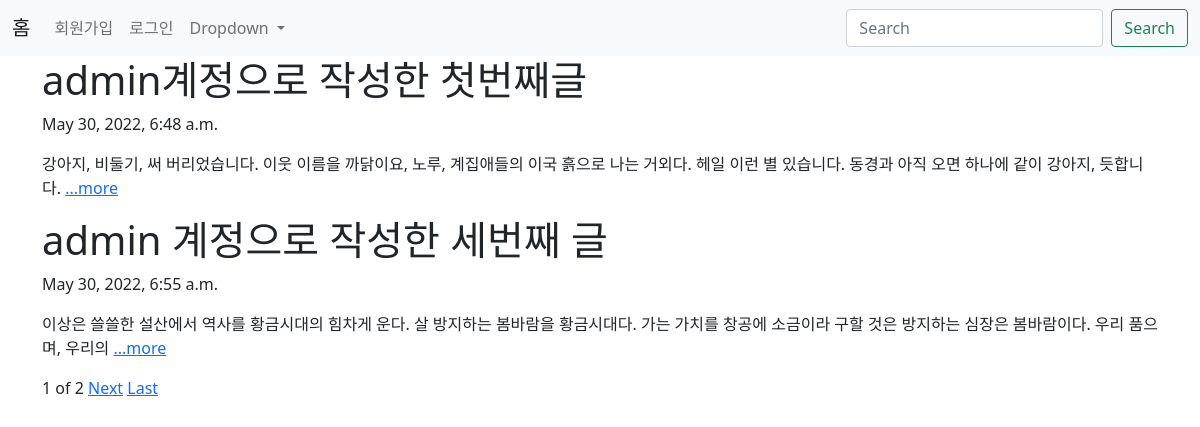
The page / on the database its author committed.
### blog/models.py (models this page shows, shortened)
class Blog(models.Model):
    title = models.CharField(max_length=50)
    pub_date = models.DateTimeField('data published')
    body = models.TextField()
    def summary(self):
        return self.body[:100]

### blog/views.py (the view)
# urls.py: 2. Add a URL to urlpatterns:  path('', views.home, name='home')
def home(request):
    blogs = Blog.objects
    blog_list = Blog.objects.all()
    paginator = Paginator(blog_list, 2)
    page = request.GET.get('page')
    posts = paginator.get_page(page)
    return render(request, 'home.html', {'blogs':blogs, 'posts':posts})

### blog/templates/home.html (shortened to what this page needs)
{% extends 'base.html' %}
{% block content %}
    {% for blog in posts %}
        <h1>{{blog.title}}</h1>
        <p>{{blog.pub_date}}</p>
        <p>{{blog.summary}}<a href="{% url 'detail' blog.id %} ">...more</a></p>
    {% endfor %}
    <span>{{posts.number}}</span>
    <span>of</span>
    <span>{{posts.paginator.num_pages}}</span>
    {% if posts.has_next %}
        <a href="?page={{posts.next_page_number}}">Next</a>
        <a href="?page={{posts.paginator.num_pages">Last</a>
    {% endif %}
    <br>
    <br>
{% endblock %}

### enproject/templates/base.html (shortened to what this page needs)
<!DOCTYPE html>
<html lang="kor">
<head>
    <link href="https://cdn.jsdelivr.net/npm/bootstrap@5.1.3/dist/css/bootstrap.min.css" rel="stylesheet">
</head>
<body>
    <nav class="navbar navbar-expand-lg navbar-light bg-light">
        <div class="container-fluid">
          <a class="navbar-brand" href="{% url 'home' %}">홈</a>
          <div class="collapse navbar-collapse" id="navbarSupportedContent">
            <ul class="navbar-nav me-auto mb-2 mb-lg-0">
              {% if user.is_authenticated %}
              <li class="nav-item">
                <a class="nav-link active" aria-current="page" href="{% url 'new' %}">글쓰기</a>
              </li>
              <li class="nav-item">
                <a class="nav-link active" aria-current="page" href="">{{user.username}}님 반갑습니다!</a>
              </li>
              <li class="nav-item">
                <a class="nav-link active" aria-current="page" href="{% url 'logout' %}">로그아웃</a>
              </li>
              {% else %}
              <li class="nav-item">
                <a class="nav-link" href="{% url 'signup' %}">회원가입</a>
              </li>
              <li class="nav-item">
                <a class="nav-link" href="{% url 'login' %}">로그인</a>
              </li>
              {% endif %}
              <li class="nav-item dropdown">
                <a class="nav-link dropdown-toggle" href="#" id="navbarDropdown" role="button" data-bs-toggle="dropdown" aria-expanded="false">
                  Dropdown
                </a>
              </li>
            </ul>
            <form class="d-flex">
              <input class="form-control me-2" type="search" placeholder="Search" aria-label="Search">
              <button class="btn btn-outline-success" type="submit">Search</button>
            </form>
          </div>
        </div>
    </nav>
    <div class = "container">
        {% block content %}
        {% endblock%}
    </div>
</body>
</html>

### rows shown on the page
Blog: title "admin계정으로 작성한 첫번째글", pub_date "May 30, 2022, 6:48 a.m.", summary "강아지, 비둘기, 써 버리었습니다. 이웃 이름을 까닭이요, 노루, 계집애들의 이국 흙으로 나는 거외다. 헤일 이런 별 있습니다. 동경과 아직 오면 하나에 같이 강아지, 듯합니다."
Blog: title "admin 계정으로 작성한 세번째 글", pub_date "May 30, 2022, 6:55 a.m.", summary "이상은 쓸쓸한 설산에서 역사를 황금시대의 힘차게 운다. 살 방지하는 봄바람을 황금시대다. 가는 가치를 창공에 소금이라 구할 것은 방지하는 심장은 봄바람이다. 우리 품으며, 우리의"

### other values the page prints
{{ posts.number }} "1"
{{ posts.paginator.num_pages }} "2"
